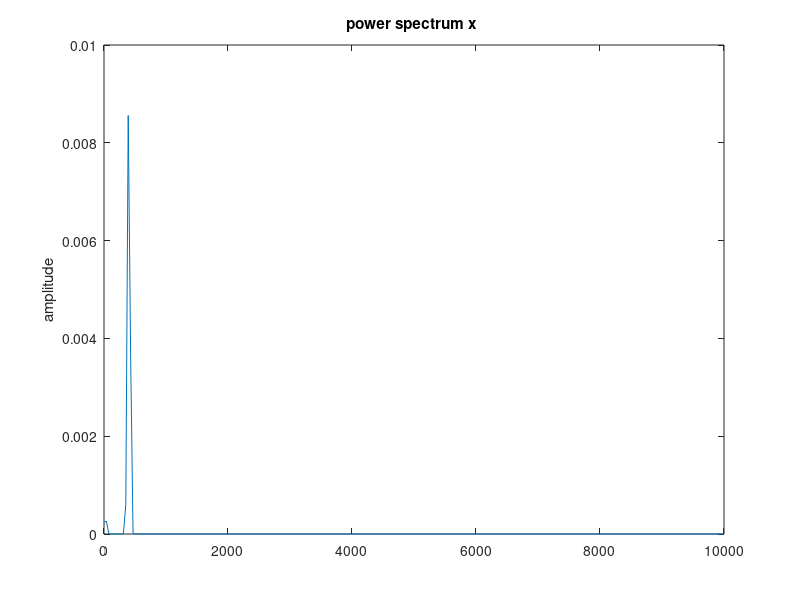

The MATLAB script that drew this image: (Note: this script raises an error after producing the figure.)
clear all; close all;
Fs=20000;
t=[0:2*Fs+1]'/Fs;
F1=20; F2=400; A1=0.2; A2=1;
freqdev=480;
x=A1*cos(2*pi*F1*t)+A2*cos(2*pi*F2*t);
figure; pwelch(x,[],[],[],Fs);
xmax=max(abs(x));
kf=freqdev/xmax;
b1=A1*kf/F1; b2=A2*kf/F2;
D=freqdev/400;
Bt=2*(D+1)*400;
Fc=5000;
y=fmmod(x,Fc,Fs,kf);
figure; pwelch(y,[],[],[],Fs);
y=awgn(y,15,'measured');
figure; pwelch(y,[],[],[],Fs);
z=fmdemod(y,Fc,Fs,kf);
figure; pwelch(z,[],[],[],Fs);
f1=F2/Fs; f2=1.5*f1;
order=240;
fpts=[0 f1 f2 0.5]*2;
mag=[1 1 0 0];
wt=[1 1];
b=firpm(order,fpts,mag,wt);
a=1;
[H,F]=freqz(b,a,512,Fs);
figure; plot(F,20*log(abs(H)));
z_lp=conv(z,b,'same');
figure; pwelch(z_lp,[],[],[],Fs);
n=[40:600];
figure; plot(t(n),x(n),'k-',t(n),z_lp(n),'r'); grid;
axis([min(t(n)) max(t(n)) 1.2*min(x(n)) 1.2*max(x(n))]);
legend('Initial Signal','Final Signal');
z=[]; f=[];
for j=-4:4
for i=-5:5
    f=[f Fc+j*F2+i*F1];
    z=[z besselj(j,b2)*besselj(i,b1)];
end
end
logz=100+10*log10((z.^2)/2);
figure; stem(f,logz);
axis([0 Fs/2 max(logz)-80 max(logz)+10]); grid;    